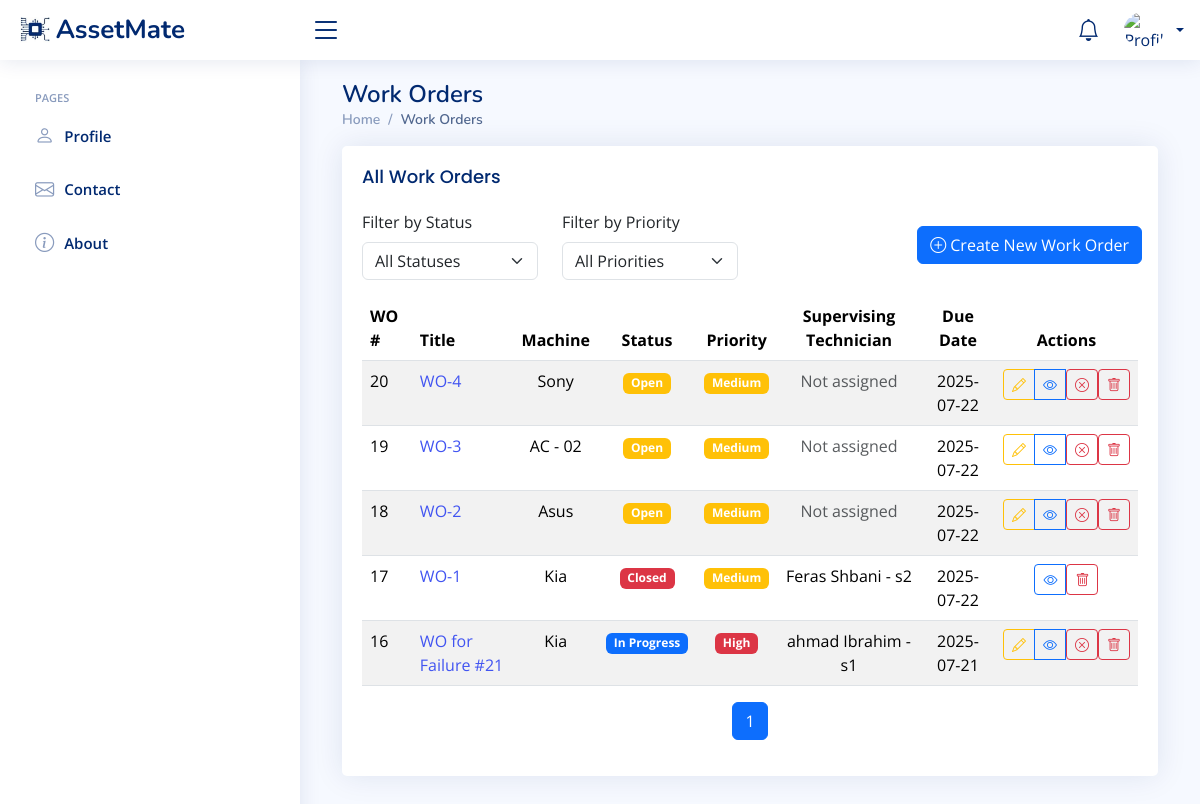
Before: /work-orders/ with the older database file.
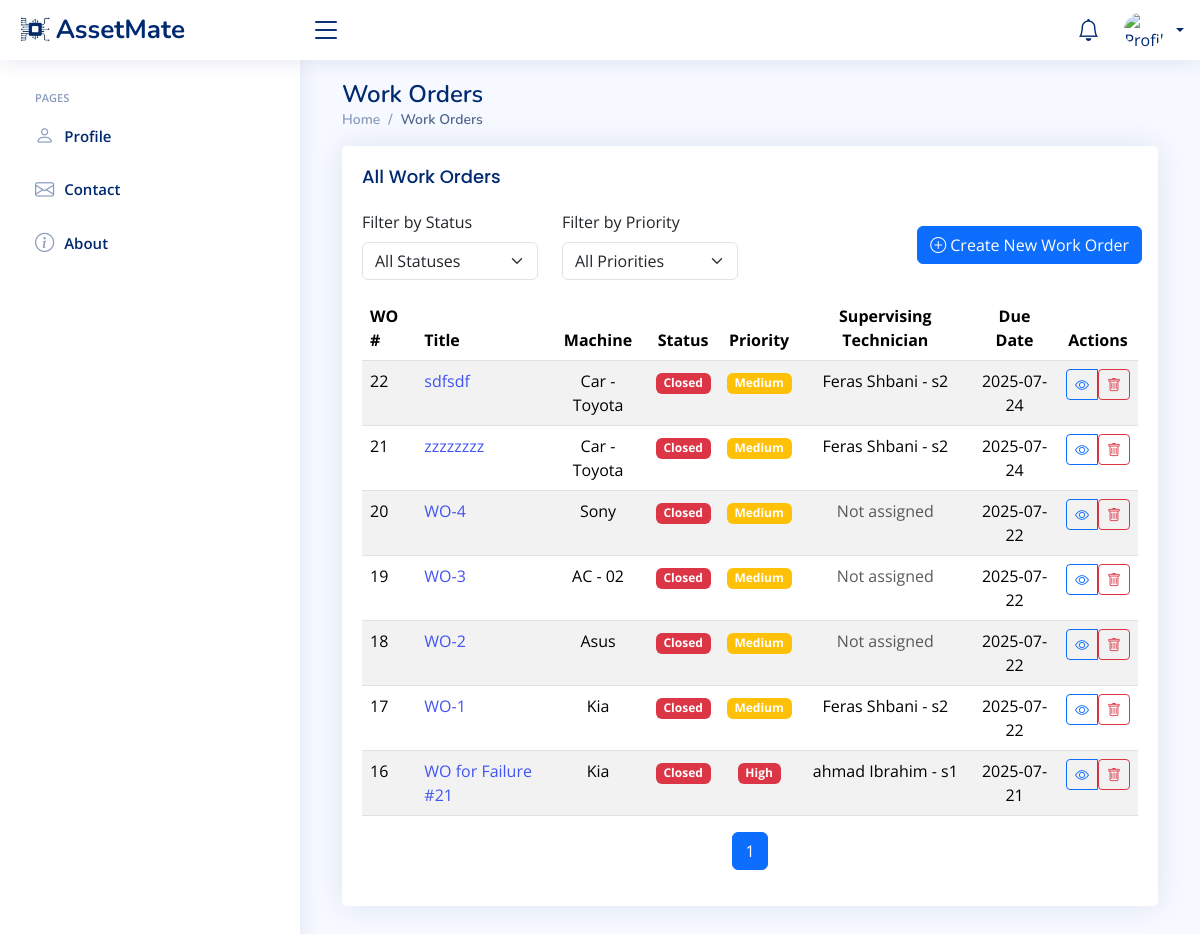
After: the same page with the newer database file.
### Base/models.py (models this page shows, shortened)
class WorkOrder(models.Model):
    STATUS_CHOICES = [
        ('open', 'Open'),
        ('in_progress', 'In Progress'),
        ('completed', 'Completed'),
        ('failed', 'Failed'),
        ('closed', 'Closed'),
    ]
    PRIORITY_CHOICES = [
        ('low', 'Low'),
        ('medium', 'Medium'),
        ('high', 'High'),
        ('critical', 'Critical'),
    ]
    work_order_id = models.AutoField(primary_key=True, verbose_name='Work Order ID')
    title = models.CharField(max_length=200)
    description = models.TextField(blank=True)
    machine = models.ForeignKey(Machine, on_delete=models.SET_NULL, null=True, blank=True, verbose_name="Machine")
    created_by = models.ForeignKey(User, on_delete=models.CASCADE, related_name='created_work_orders', null=True, blank=True)
    created_date = models.DateTimeField(auto_now_add=True)
    due_date = models.DateField()
    technician = models.ForeignKey(Technician, on_delete=models.SET_NULL, null=True, blank=True, related_name='assigned_work_orders')
    status = models.CharField(max_length=20, choices=STATUS_CHOICES, default='open')
    priority = models.CharField(max_length=20, choices=PRIORITY_CHOICES, default='medium')
    location = models.CharField(max_length=100,blank=True)
    estimated_duration = models.DurationField(null=True, blank=True)
    actual_duration = models.DurationField(null=True, blank=True)
    completion_notes = models.TextField(blank=True)
    class Meta:
        ordering = ['-created_date']

class Machine(models.Model):
    asset_class = models.ForeignKey(AssetType, on_delete=models.CASCADE, verbose_name="Asset Type", null=True)
    name = models.CharField(max_length=100, verbose_name="Machine name")
    serial_number = models.CharField(max_length=100, unique=True, verbose_name="serial number")
    description = models.TextField(blank=True)
    purchase_date = models.DateField()
    image = models.ImageField(upload_to='machine_images/', null=True, blank=True)
    location = models.CharField(max_length=100)
    parent_machine = models.ForeignKey('self', on_delete=models.CASCADE,
                                     null=True, blank=True,
                                     related_name='child_machines')
    is_template = models.BooleanField(default=False)
    status_choices = [
        ('Operational', 'Operational'),
        ('Under Maintenance', 'Under Maintenance'),
        ('Out of Order', 'Out of Order'),
        ('Retired', 'Retired'),
    ]
    status = models.CharField(max_length=20, choices=status_choices, default='Operational')
    class Meta:
        verbose_name = "Machine"
        verbose_name_plural = "Machines"

class Technician(models.Model):
    Technicianid = models.AutoField(primary_key=True)
    user = models.OneToOneField(User, on_delete=models.CASCADE,verbose_name="User", related_name='technician')
    specialization = models.CharField(max_length=100, verbose_name="Specialization")
    phonenumber = models.IntegerField()
    notes = models.TextField(blank=True)
    def __str__(self):
        return f"{self.user.get_full_name()} - {self.specialization}"
    class Meta:
        verbose_name = "Technician"
        verbose_name_plural = "Technicians"

class User(AbstractUser):
    ROLE_CHOICES = [
        ('pending', 'Pending Approval'),
        ('inventory_manager', 'Inventory Manager'),
        ('maintenance_manager', 'Maintenance Manager'),
        ('system_admin', 'System Admin'),
        ('maintenance_technician', 'Maintenance Technician'),
        ('regular_employee', 'Regular Employee'),
    ]
    JOB_TITLE_CHOICES = [
        ('inventory_manager', 'Inventory Manager'),
        ('maintenance_manager', 'Maintenance Manager'),
        ('maintenance_technician', 'Maintenance Technician'),
        ('regular_employee', 'Regular Employee'),
    ]
    role = models.CharField(max_length=50, choices=ROLE_CHOICES, default='pending')
    job_title = models.CharField(max_length=50,null=True, choices=JOB_TITLE_CHOICES, verbose_name='Job Title')
    last_activity = models.DateTimeField(null=True, blank=True)
    image = models.ImageField(upload_to='profile_pics/', default='profile_pics/default.jpg')

### Base/views.py (the view)
# urls.py: path('work-orders/', views.work_order_list, name='work-order-list'),
def work_order_list(request):
    work_orders = WorkOrder.objects.all().order_by('-created_date')
    status_filter = request.GET.get('status')
    if status_filter:
        work_orders = work_orders.filter(status=status_filter)
    priority_filter = request.GET.get('priority')
    if priority_filter:
        work_orders = work_orders.filter(priority=priority_filter)
    paginator = Paginator(work_orders, 10)  # 10 أوامر عمل لكل صفحة
    page_number = request.GET.get('page')
    page_obj = paginator.get_page(page_number)
    return render(request, 'NiceAdmin/work_order_list.html', {
        'page_obj': page_obj,
        'status_filter': status_filter,
        'priority_filter': priority_filter,
    })

### Base/context_processors.py (called while the page is built)
def notifications_processor(request):
    if request.user.is_authenticated:
        notifications = request.user.notifications.filter(is_read=False).order_by('-created_at')[:20]
    else:
        notifications = []
    return {'notificationss': notifications}

### templates/NiceAdmin/work_order_list.html (shortened to what the changed rows need)
{% extends 'NiceAdmin/index.html' %}
{% load static %}
{% block content %}
<div class="container">
    <div class="pagetitle">
        <h1>Work Orders</h1>
    </div>
    <section class="section">
        <div class="row">
            <div class="col-lg-12">
                <div class="card">
                    <div class="card-body">
                        <div class="table-responsive">
                            <table class="table table-striped table-hover">
                                <thead>
                                    <tr>
                                        <th scope="col">WO #</th>
                                        <th scope="col">Title</th>
                                        <th scope="col" class="text-center">Machine</th>
                                        <th scope="col" class="text-center">Status</th>
                                        <th scope="col" class="text-center">Priority</th>
                                        <th scope="col" class="text-center">Supervising Technician</th>
                                        <th scope="col" class="text-center">Due Date</th>
                                        <th scope="col" class="text-center">Actions</th>
                                    </tr>
                                </thead>
                                <tbody>
                                    {% for wo in page_obj %}
                                    <tr>
                                        <td>{{ wo.work_order_id }}</td>
                                        <td>
                                            <a href="{% url 'work-order-detail' wo.work_order_id %}">
                                                {{ wo.title|truncatechars:30 }}
                                            </a>
                                        </td>
                                        <td class="text-center">
                                            {% if wo.machine %}
                                                {{ wo.machine.name|truncatechars:20 }}
                                            {% else %}
                                                <span class="text-muted">Not assigned</span>
                                            {% endif %}
                                        </td>
                                        <td class="text-center">
                                            <span class="badge bg-{% if wo.status == 'completed' %}success{% elif wo.status == 'in_progress' %}primary{% elif wo.status == 'open' %}warning{% elif wo.status == 'closed' %}danger{% else %}secondary{% endif %}">
                                                {{ wo.get_status_display }}
                                            </span>
                                        </td>
                                        <td class="text-center">
                                            <span class="badge bg-{% if wo.priority == 'high' %}danger{% elif wo.priority == 'medium' %}warning{% elif wo.priority == 'low' %}success{% else %}dark{% endif %}">
                                                {{ wo.get_priority_display }}
                                            </span>
                                        </td>
                                        <td class="text-center">
                                            {% if wo.technician %}
                                                {{ wo.technician }}
                                            {% else %}
                                                <span class="text-muted">Not assigned</span>
                                            {% endif %}
                                        </td>
                                        <td class="text-center">
                                            {% if wo.due_date %}
                                                {{ wo.due_date|date:"Y-m-d" }}
                                            {% else %}
                                                <span class="text-muted">Not set</span>
                                            {% endif %}
                                        </td>
                                        <td class="text-center">
                                            <div class="btn-group" role="group">
                                            {% if wo.status != 'closed' %}
                                            <a href="{% url 'work-order-edit' wo.work_order_id %}"
                                            class="btn btn-sm btn-outline-warning" title="Edit">
                                             <i class="bi bi-pencil"></i>
                                         </a>
                                         {% endif %}
                                                <a href="{% url 'work-order-detail' wo.work_order_id %}"
                                                   class="btn btn-sm btn-outline-primary" title="View">
                                                    <i class="bi bi-eye"></i>
                                                </a>
                                                {% if wo.status != 'closed' %}
                                                <form method="post" action="{% url 'close-work-order' wo.work_order_id %}" class="d-inline">
                                                    <button type="submit" class="btn btn-sm btn-outline-danger"
                                                            title="Close" onclick="return confirm('Are you sure you want to close this work order?')">
                                                        <i class="bi bi-x-circle"></i>
                                                    </button>
                                                </form>
                                                {% endif %}
                                                <form method="post" action="{% url 'delete-work-order' wo.work_order_id %}" class="d-inline">
                                                    <button type="submit" class="btn btn-sm btn-outline-danger"
                                                            title="Delete" onclick="return confirm('Are you sure you want to delete this work order?')">
                                                        <i class="bi bi-trash"></i>
                                                    </button>
                                                </form>
                                            </div>
                                        </td>
                                    </tr>
                                    {% empty %}
                                    <tr>
                                        <td colspan="8" class="text-center">No work orders found</td>
                                    </tr>
                                    {% endfor %}
                                </tbody>
                            </table>
                        </div>
                        <nav aria-label="Page navigation">
                            <ul class="pagination justify-content-center">
                                {% for num in page_obj.paginator.page_range %}
                                    {% if page_obj.number == num %}
                                        <li class="page-item active"><a class="page-link" href="#">{{ num }}</a></li>
                                    {% elif num > page_obj.number|add:'-3' and num < page_obj.number|add:'3' %}
                                        <li class="page-item">
                                            <a class="page-link" href="?page={{ num }}{% if status_filter %}&status={{ status_filter }}{% endif %}{% if priority_filter %}&priority={{ priority_filter }}{% endif %}">
                                                {{ num }}
                                            </a>
                                        </li>
                                    {% endif %}
                                {% endfor %}
                            </ul>
                        </nav>
                    </div>
                </div>
            </div>
        </div>
    </section>
</div>
{% endblock %}

Changed rows visible on the page:
added WorkOrder: work_order_id "22", title "sdfsdf", machine.name "Car - Toyota", status "Closed", priority "Medium", technician "Feras Shbani - s2", due_date "2025-07-24"
added WorkOrder: work_order_id "21", title "zzzzzzzz", machine.name "Car - Toyota", status "Closed", priority "Medium", technician "Feras Shbani - s2", due_date "2025-07-24"
changed WorkOrder "WO-4": status "Open" → "Closed"
changed WorkOrder "WO-3": status "Open" → "Closed"
changed WorkOrder "WO-2": status "Open" → "Closed"
changed WorkOrder "WO for Failure #21": status "In Progress" → "Closed"
